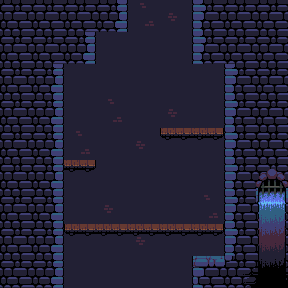

Tiled map render using the project's own tile images. Description and the map definition, with tile-layer contents summarised, below:
An orthogonal 9x9 tile map with 32x32 px tiles, 4 tile layers (Background, Foreground, Sensor, Decoration), 2 tilesets.

<map version="1.0" orientation="orthogonal" renderorder="right-down" width="9" height="9" tilewidth="32" tileheight="32" nextobjectid="1">
 <tileset firstgid="1" name="oppcastle-mod-tiles" tilewidth="32" tileheight="32">
  <image source="oppcastle-mod-tiles.png" width="480" height="352" />
 </tileset>
 <tileset firstgid="166" name="oppcastle-tiles_0" tilewidth="32" tileheight="32">
  <image source="oppcastle-tiles_0.png" width="416" height="352" />
 </tileset>
 <layer name="Background" width="9" height="9">
  <data>[81 cells, 81 non-empty, 3 distinct tile ids]</data>
 </layer>
 <layer name="Foreground" width="9" height="9">
  <data>[81 cells, 49 non-empty, 7 distinct tile ids]</data>
 </layer>
 <layer name="Sensor" width="9" height="9">
  <data>[81 cells, 2 non-empty, 2 distinct tile ids]</data>
 </layer>
 <layer name="Decoration" width="9" height="9">
  <data>[81 cells, 6 non-empty, 6 distinct tile ids]</data>
 </layer>
</map>
